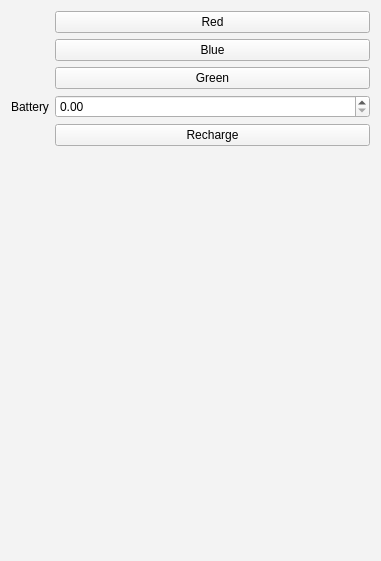
   <widget class="QWidget" name="adminPanel" native="true">
    <property name="geometry">
     <rect>
      <x>400</x>
      <y>0</y>
      <width>381</width>
      <height>561</height>
     </rect>
    </property>
    <property name="palette">
     <palette>
      <active>
       <colorrole role="WindowText">
        <brush brushstyle="SolidPattern">
         <color alpha="255">
          <red>0</red>
          <green>0</green>
          <blue>0</blue>
         </color>
        </brush>
       </colorrole>
       <colorrole role="Button">
        <brush brushstyle="SolidPattern">
         <color alpha="255">
          <red>243</red>
          <green>243</green>
          <blue>243</blue>
         </color>
        </brush>
       </colorrole>
       <colorrole role="Light">
        <brush brushstyle="SolidPattern">
         <color alpha="255">
          <red>255</red>
          <green>255</green>
          <blue>255</blue>
         </color>
        </brush>
       </colorrole>
       <colorrole role="Midlight">
        <brush brushstyle="SolidPattern">
         <color alpha="255">
          <red>249</red>
          <green>249</green>
          <blue>249</blue>
         </color>
        </brush>
       </colorrole>
       <colorrole role="Dark">
        <brush brushstyle="SolidPattern">
         <color alpha="255">
          <red>121</red>
          <green>121</green>
          <blue>121</blue>
         </color>
        </brush>
       </colorrole>
       <colorrole role="Mid">
        <brush brushstyle="SolidPattern">
         <color alpha="255">
          <red>162</red>
          <green>162</green>
          <blue>162</blue>
         </color>
        </brush>
       </colorrole>
       <colorrole role="Text">
        <brush brushstyle="SolidPattern">
         <color alpha="255">
          <red>0</red>
          <green>0</green>
          <blue>0</blue>
         </color>
        </brush>
       </colorrole>
       <colorrole role="BrightText">
        <brush brushstyle="SolidPattern">
         <color alpha="255">
          <red>255</red>
          <green>255</green>
          <blue>255</blue>
         </color>
        </brush>
       </colorrole>
       <colorrole role="ButtonText">
        <brush brushstyle="SolidPattern">
         <color alpha="255">
          <red>0</red>
          <green>0</green>
          <blue>0</blue>
         </color>
        </brush>
       </colorrole>
       <colorrole role="Base">
        <brush brushstyle="SolidPattern">
         <color alpha="255">
          <red>255</red>
          <green>255</green>
          <blue>255</blue>
         </color>
        </brush>
       </colorrole>
       <colorrole role="Window">
        <brush brushstyle="SolidPattern">
         <color alpha="255">
          <red>243</red>
          <green>243</green>
          <blue>243</blue>
         </color>
        </brush>
       </colorrole>
       <colorrole role="Shadow">
        <brush brushstyle="SolidPattern">
         <color alpha="255">
          <red>0</red>
          <green>0</green>
          <blue>0</blue>
         </color>
        </brush>
       </colorrole>
       <colorrole role="AlternateBase">
        <brush brushstyle="SolidPattern">
         <color alpha="255">
          <red>249</red>
          <green>249</green>
          <blue>249</blue>
         </color>
        </brush>
       </colorrole>
       <colorrole role="ToolTipBase">
        <brush brushstyle="SolidPattern">
         <color alpha="255">
          <red>255</red>
          <green>255</green>
          <blue>220</blue>
         </color>
        </brush>
       </colorrole>
       <colorrole role="ToolTipText">
        <brush brushstyle="SolidPattern">
         <color alpha="255">
          <red>0</red>
          <green>0</green>
          <blue>0</blue>
         </color>
        </brush>
       </colorrole>
       <colorrole role="PlaceholderText">
        <brush brushstyle="SolidPattern">
         <color alpha="128">
          <red>0</red>
          <green>0</green>
          <blue>0</blue>
         </color>
        </brush>
       </colorrole>
      </active>
      <inactive>
       <colorrole role="WindowText">
        <brush brushstyle="SolidPattern">
         <color alpha="255">
          <red>0</red>
          <green>0</green>
          <blue>0</blue>
         </color>
        </brush>
       </colorrole>
       <colorrole role="Button">
        <brush brushstyle="SolidPattern">
         <color alpha="255">
          <red>243</red>
          <green>243</green>
          <blue>243</blue>
         </color>
        </brush>
       </colorrole>
       <colorrole role="Light">
        <brush brushstyle="SolidPattern">
         <color alpha="255">
          <red>255</red>
          <green>255</green>
          <blue>255</blue>
         </color>
        </brush>
       </colorrole>
       <colorrole role="Midlight">
        <brush brushstyle="SolidPattern">
         <color alpha="255">
          <red>249</red>
          <green>249</green>
          <blue>249</blue>
         </color>
        </brush>
       </colorrole>
       <colorrole role="Dark">
        <brush brushstyle="SolidPattern">
         <color alpha="255">
          <red>121</red>
          <green>121</green>
          <blue>121</blue>
         </color>
        </brush>
       </colorrole>
       <colorrole role="Mid">
        <brush brushstyle="SolidPattern">
         <color alpha="255">
          <red>162</red>
          <green>162</green>
          <blue>162</blue>
         </color>
        </brush>
       </colorrole>
       <colorrole role="Text">
        <brush brushstyle="SolidPattern">
         <color alpha="255">
          <red>0</red>
          <green>0</green>
          <blue>0</blue>
         </color>
        </brush>
       </colorrole>
       <colorrole role="BrightText">
        <brush brushstyle="SolidPattern">
         <color alpha="255">
          <red>255</red>
          <green>255</green>
          <blue>255</blue>
         </color>
        </brush>
       </colorrole>
       <colorrole role="ButtonText">
        <brush brushstyle="SolidPattern">
         <color alpha="255">
          <red>0</red>
          <green>0</green>
          <blue>0</blue>
         </color>
        </brush>
       </colorrole>
       <colorrole role="Base">
        <brush brushstyle="SolidPattern">
         <color alpha="255">
          <red>255</red>
          <green>255</green>
          <blue>255</blue>
         </color>
        </brush>
       </colorrole>
       <colorrole role="Window">
        <brush brushstyle="SolidPattern">
         <color alpha="255">
          <red>243</red>
          <green>243</green>
          <blue>243</blue>
         </color>
        </brush>
       </colorrole>
       <colorrole role="Shadow">
        <brush brushstyle="SolidPattern">
         <color alpha="255">
          <red>0</red>
          <green>0</green>
          <blue>0</blue>
         </color>
        </brush>
       </colorrole>
       <colorrole role="AlternateBase">
        <brush brushstyle="SolidPattern">
         <color alpha="255">
          <red>249</red>
          <green>249</green>
          <blue>249</blue>
         </color>
        </brush>
       </colorrole>
       <colorrole role="ToolTipBase">
        <brush brushstyle="SolidPattern">
         <color alpha="255">
          <red>255</red>
          <green>255</green>
          <blue>220</blue>
         </color>
        </brush>
       </colorrole>
       <colorrole role="ToolTipText">
        <brush brushstyle="SolidPattern">
         <color alpha="255">
          <red>0</red>
          <green>0</green>
          <blue>0</blue>
         </color>
        </brush>
       </colorrole>
       <colorrole role="PlaceholderText">
        <brush brushstyle="SolidPattern">
         <color alpha="128">
          <red>0</red>
          <green>0</green>
          <blue>0</blue>
         </color>
        </brush>
       </colorrole>
      </inactive>
      <disabled>
       <colorrole role="WindowText">
        <brush brushstyle="SolidPattern">
         <color alpha="255">
          <red>121</red>
          <green>121</green>
          <blue>121</blue>
         </color>
        </brush>
       </colorrole>
       <colorrole role="Button">
        <brush brushstyle="SolidPattern">
         <color alpha="255">
          <red>243</red>
          <green>243</green>
          <blue>243</blue>
         </color>
        </brush>
       </colorrole>
       <colorrole role="Light">
        <brush brushstyle="SolidPattern">
         <color alpha="255">
          <red>255</red>
          <green>255</green>
          <blue>255</blue>
         </color>
        </brush>
       </colorrole>
       <colorrole role="Midlight">
        <brush brushstyle="SolidPattern">
         <color alpha="255">
          <red>249</red>
          <green>249</green>
          <blue>249</blue>
         </color>
        </brush>
       </colorrole>
       <colorrole role="Dark">
        <brush brushstyle="SolidPattern">
         <color alpha="255">
          <red>121</red>
          <green>121</green>
          <blue>121</blue>
         </color>
        </brush>
       </colorrole>
       <colorrole role="Mid">
        <brush brushstyle="SolidPattern">
         <color alpha="255">
          <red>162</red>
          <green>162</green>
          <blue>162</blue>
         </color>
        </brush>
       </colorrole>
       <colorrole role="Text">
        <brush brushstyle="SolidPattern">
         <color alpha="255">
          <red>121</red>
          <green>121</green>
          <blue>121</blue>
         </color>
        </brush>
       </colorrole>
       <colorrole role="BrightText">
        <brush brushstyle="SolidPattern">
         <color alpha="255">
          <red>255</red>
          <green>255</green>
          <blue>255</blue>
         </color>
        </brush>
       </colorrole>
       <colorrole role="ButtonText">
        <brush brushstyle="SolidPattern">
         <color alpha="255">
          <red>121</red>
          <green>121</green>
          <blue>121</blue>
         </color>
        </brush>
       </colorrole>
       <colorrole role="Base">
        <brush brushstyle="SolidPattern">
         <color alpha="255">
          <red>243</red>
          <green>243</green>
          <blue>243</blue>
         </color>
        </brush>
       </colorrole>
       <colorrole role="Window">
        <brush brushstyle="SolidPattern">
         <color alpha="255">
          <red>243</red>
          <green>243</green>
          <blue>243</blue>
         </color>
        </brush>
       </colorrole>
       <colorrole role="Shadow">
        <brush brushstyle="SolidPattern">
         <color alpha="255">
          <red>0</red>
          <green>0</green>
          <blue>0</blue>
         </color>
        </brush>
       </colorrole>
       <colorrole role="AlternateBase">
        <brush brushstyle="SolidPattern">
         <color alpha="255">
          <red>243</red>
          <green>243</green>
          <blue>243</blue>
         </color>
        </brush>
       </colorrole>
       <colorrole role="ToolTipBase">
        <brush brushstyle="SolidPattern">
         <color alpha="255">
          <red>255</red>
          <green>255</green>
          <blue>220</blue>
         </color>
        </brush>
       </colorrole>
       <colorrole role="ToolTipText">
        <brush brushstyle="SolidPattern">
         <color alpha="255">
          <red>0</red>
          <green>0</green>
          <blue>0</blue>
         </color>
        </brush>
       </colorrole>
       <colorrole role="PlaceholderText">
        <brush brushstyle="SolidPattern">
         <color alpha="128">
          <red>0</red>
          <green>0</green>
          <blue>0</blue>
         </color>
        </brush>
       </colorrole>
      </disabled>
     </palette>
    </property>
    <property name="layoutDirection">
     <enum>Qt::LeftToRight</enum>
    </property>
    <layout class="QFormLayout" name="formLayout">
     <item row="1" column="1">
      <widget class="QPushButton" name="redButton">
       <property name="text">
        <string>Red</string>
       </property>
      </widget>
     </item>
     <item row="2" column="1">
      <widget class="QPushButton" name="blueButton">
       <property name="text">
        <string>Blue</string>
       </property>
      </widget>
     </item>
     <item row="3" column="1">
      <widget class="QPushButton" name="greenButton">
       <property name="text">
        <string>Green</string>
       </property>
      </widget>
     </item>
     <item row="8" column="0">
      <widget class="QLabel" name="batteryAdminLabel">
       <property name="text">
        <string>Battery</string>
       </property>
      </widget>
     </item>
     <item row="9" column="1">
      <widget class="QPushButton" name="chargeBatteryButton">
       <property name="text">
        <string>Recharge</string>
       </property>
      </widget>
     </item>
     <item row="8" column="1">
      <widget class="QDoubleSpinBox" name="batteryLevelAdminSpinBox"/>
     </item>
    </layout>
   </widget>
